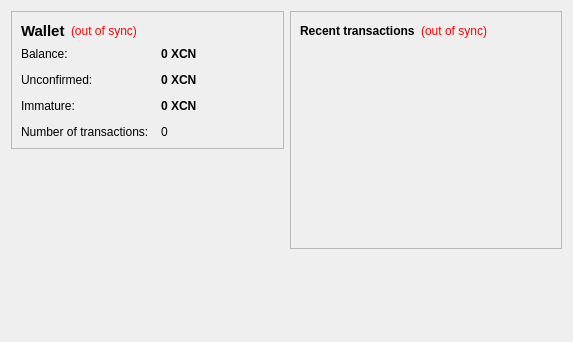
<?xml version="1.0" encoding="UTF-8"?>
<ui version="4.0">
 <class>OverviewPage</class>
 <widget class="QWidget" name="OverviewPage">
  <property name="geometry">
   <rect>
    <x>0</x>
    <y>0</y>
    <width>573</width>
    <height>342</height>
   </rect>
  </property>
  <property name="windowTitle">
   <string>Form</string>
  </property>
  <layout class="QHBoxLayout" name="horizontalLayout" stretch="1,1">
   <item>
    <layout class="QVBoxLayout" name="verticalLayout_2">
     <item>
      <widget class="QFrame" name="frame">
       <property name="frameShape">
        <enum>QFrame::StyledPanel</enum>
       </property>
       <property name="frameShadow">
        <enum>QFrame::Raised</enum>
       </property>
       <layout class="QVBoxLayout" name="verticalLayout_4">
        <item>
         <layout class="QHBoxLayout" name="horizontalLayout_4">
          <item>
           <widget class="QLabel" name="label_5">
            <property name="font">
             <font>
              <pointsize>11</pointsize>
              <weight>75</weight>
              <bold>true</bold>
             </font>
            </property>
            <property name="text">
             <string>Wallet</string>
            </property>
           </widget>
          </item>
          <item>
           <widget class="QLabel" name="labelWalletStatus">
            <property name="toolTip">
             <string>The displayed information may be out of date. Your wallet automatically synchronizes with the Xcoin network after a connection is established, but this process has not completed yet.</string>
            </property>
            <property name="styleSheet">
             <string notr="true">QLabel { color: red; }</string>
            </property>
            <property name="text">
             <string notr="true">(out of sync)</string>
            </property>
            <property name="alignment">
             <set>Qt::AlignLeading|Qt::AlignLeft|Qt::AlignVCenter</set>
            </property>
           </widget>
          </item>
          <item>
           <spacer name="horizontalSpacer_2">
            <property name="orientation">
             <enum>Qt::Horizontal</enum>
            </property>
            <property name="sizeHint" stdset="0">
             <size>
              <width>40</width>
              <height>20</height>
             </size>
            </property>
           </spacer>
          </item>
         </layout>
        </item>
        <item>
         <layout class="QFormLayout" name="formLayout_2">
          <property name="fieldGrowthPolicy">
           <enum>QFormLayout::AllNonFixedFieldsGrow</enum>
          </property>
          <property name="horizontalSpacing">
           <number>12</number>
          </property>
          <property name="verticalSpacing">
           <number>12</number>
          </property>
          <item row="0" column="0">
           <widget class="QLabel" name="label">
            <property name="text">
             <string>Balance:</string>
            </property>
           </widget>
          </item>
          <item row="0" column="1">
           <widget class="QLabel" name="labelBalance">
            <property name="font">
             <font>
              <weight>75</weight>
              <bold>true</bold>
             </font>
            </property>
            <property name="cursor">
             <cursorShape>IBeamCursor</cursorShape>
            </property>
            <property name="toolTip">
             <string>Your current balance</string>
            </property>
            <property name="text">
             <string notr="true">0 XCN</string>
            </property>
            <property name="textInteractionFlags">
             <set>Qt::LinksAccessibleByMouse|Qt::TextSelectableByKeyboard|Qt::TextSelectableByMouse</set>
            </property>
           </widget>
          </item>
          <item row="1" column="0">
           <widget class="QLabel" name="label_3">
            <property name="text">
             <string>Unconfirmed:</string>
            </property>
           </widget>
          </item>
          <item row="1" column="1">
           <widget class="QLabel" name="labelUnconfirmed">
            <property name="font">
             <font>
              <weight>75</weight>
              <bold>true</bold>
             </font>
            </property>
            <property name="cursor">
             <cursorShape>IBeamCursor</cursorShape>
            </property>
            <property name="toolTip">
             <string>Total of transactions that have yet to be confirmed, and do not yet count toward the current balance</string>
            </property>
            <property name="text">
             <string notr="true">0 XCN</string>
            </property>
            <property name="textInteractionFlags">
             <set>Qt::LinksAccessibleByMouse|Qt::TextSelectableByKeyboard|Qt::TextSelectableByMouse</set>
            </property>
           </widget>
          </item>
          <item row="3" column="0">
           <widget class="QLabel" name="label_2">
            <property name="text">
             <string>Number of transactions:</string>
            </property>
           </widget>
          </item>
          <item row="3" column="1">
           <widget class="QLabel" name="labelNumTransactions">
            <property name="toolTip">
             <string>Total number of transactions in wallet</string>
            </property>
            <property name="text">
             <string notr="true">0</string>
            </property>
           </widget>
          </item>
          <item row="2" column="0">
           <widget class="QLabel" name="labelImmatureText">
            <property name="text">
             <string>Immature:</string>
            </property>
           </widget>
          </item>
          <item row="2" column="1">
           <widget class="QLabel" name="labelImmature">
            <property name="font">
             <font>
              <weight>75</weight>
              <bold>true</bold>
             </font>
            </property>
            <property name="toolTip">
             <string>Mined balance that has not yet matured</string>
            </property>
            <property name="text">
             <string notr="true">0 XCN</string>
            </property>
            <property name="textInteractionFlags">
             <set>Qt::LinksAccessibleByMouse|Qt::TextSelectableByKeyboard|Qt::TextSelectableByMouse</set>
            </property>
           </widget>
          </item>
         </layout>
        </item>
       </layout>
      </widget>
     </item>
     <item>
      <spacer name="verticalSpacer">
       <property name="orientation">
        <enum>Qt::Vertical</enum>
       </property>
       <property name="sizeHint" stdset="0">
        <size>
         <width>20</width>
         <height>40</height>
        </size>
       </property>
      </spacer>
     </item>
    </layout>
   </item>
   <item>
    <layout class="QVBoxLayout" name="verticalLayout_3">
     <item>
      <widget class="QFrame" name="frame_2">
       <property name="frameShape">
        <enum>QFrame::StyledPanel</enum>
       </property>
       <property name="frameShadow">
        <enum>QFrame::Raised</enum>
       </property>
       <layout class="QVBoxLayout" name="verticalLayout">
        <item>
         <layout class="QHBoxLayout" name="horizontalLayout_2">
          <item>
           <widget class="QLabel" name="label_4">
            <property name="text">
             <string>&lt;b&gt;Recent transactions&lt;/b&gt;</string>
            </property>
           </widget>
          </item>
          <item>
           <widget class="QLabel" name="labelTransactionsStatus">
            <property name="toolTip">
             <string>The displayed information may be out of date. Your wallet automatically synchronizes with the Xcoin network after a connection is established, but this process has not completed yet.</string>
            </property>
            <property name="styleSheet">
             <string notr="true">QLabel { color: red; }</string>
            </property>
            <property name="text">
             <string notr="true">(out of sync)</string>
            </property>
            <property name="alignment">
             <set>Qt::AlignRight|Qt::AlignTrailing|Qt::AlignVCenter</set>
            </property>
           </widget>
          </item>
          <item>
           <spacer name="horizontalSpacer">
            <property name="orientation">
             <enum>Qt::Horizontal</enum>
            </property>
            <property name="sizeHint" stdset="0">
             <size>
              <width>40</width>
              <height>20</height>
             </size>
            </property>
           </spacer>
          </item>
         </layout>
        </item>
        <item>
         <widget class="QListView" name="listTransactions">
          <property name="styleSheet">
           <string notr="true">QListView { background: transparent; }</string>
          </property>
          <property name="frameShape">
           <enum>QFrame::NoFrame</enum>
          </property>
          <property name="verticalScrollBarPolicy">
           <enum>Qt::ScrollBarAlwaysOff</enum>
          </property>
          <property name="horizontalScrollBarPolicy">
           <enum>Qt::ScrollBarAlwaysOff</enum>
          </property>
          <property name="selectionMode">
           <enum>QAbstractItemView::NoSelection</enum>
          </property>
         </widget>
        </item>
       </layout>
      </widget>
     </item>
     <item>
      <spacer name="verticalSpacer_2">
       <property name="orientation">
        <enum>Qt::Vertical</enum>
       </property>
       <property name="sizeHint" stdset="0">
        <size>
         <width>20</width>
         <height>40</height>
        </size>
       </property>
      </spacer>
     </item>
    </layout>
   </item>
  </layout>
 </widget>
 <resources/>
 <connections/>
</ui>
